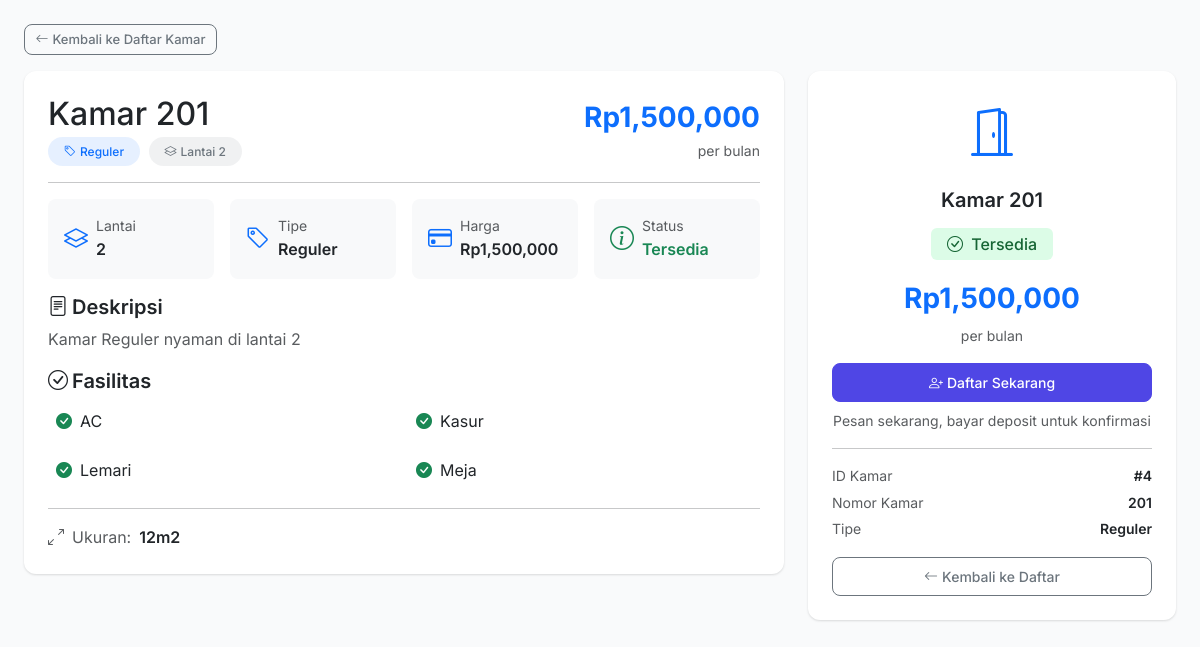
The page /onboarding/kamar/4 on the database as committed earlier.
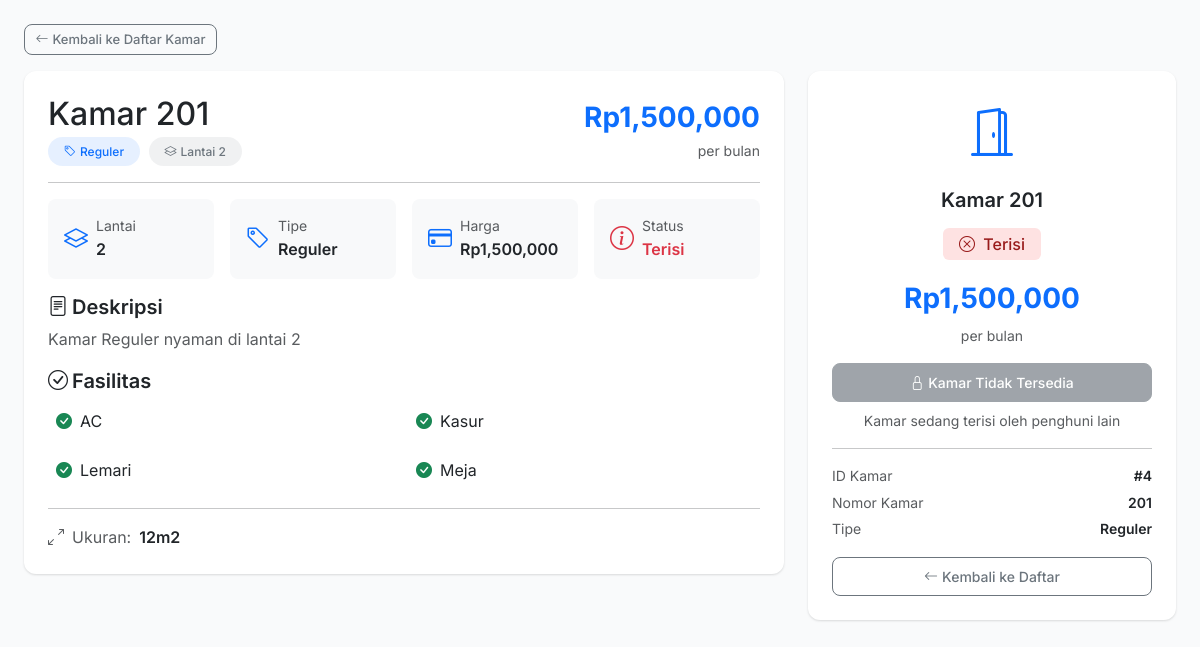
The same page on the database as committed later.
### models.py (models this page shows, shortened)
class Room(db.Model):
    __tablename__ = "rooms"
    id = db.Column(db.Integer, primary_key=True)
    nomor_kamar = db.Column(db.String(10), unique=True, nullable=False)
    lantai = db.Column(db.Integer, default=1)
    tipe = db.Column(db.String(50), default="Reguler")
    harga_per_bulan = db.Column(db.Float, nullable=False)
    ukuran = db.Column(db.String(50))
    fasilitas = db.Column(db.Text)
    status = db.Column(db.String(20), default="tersedia")
    deskripsi = db.Column(db.Text)
    created_at = db.Column(db.DateTime, default=datetime.utcnow)
    bookings = db.relationship("Booking", backref="room", lazy="dynamic")
    maintenance_requests = db.relationship("MaintenanceRequest", backref="room", lazy="dynamic")

### routes/onboarding.py (the view)
@onboarding_bp.route("/kamar/<int:id>")
def detail_kamar(id):
    room = Room.query.get_or_404(id)
    return render_template("onboarding/detail_kamar.html", room=room)

### app.py (called while the page is built)
def create_app():
    app = Flask(__name__)
    app.config.from_object("config.Config")
    db.init_app(app)
    login_manager.init_app(app)
    csrf.init_app(app)
    login_manager.login_view = "auth.login"
    login_manager.login_message = "Silakan login terlebih dahulu."
    from models import User
    @login_manager.user_loader
    def load_user(user_id):
        return User.query.get(int(user_id))
    @app.context_processor
    def inject_now():
        from datetime import datetime
        return {"now": datetime.now()}
    @app.context_processor
    def inject_utility():
        from datetime import date
        return {"date_today": date.today()}
    from routes import register_routes
    register_routes(app)
    with app.app_context():
        db.create_all()
    return app

### templates/onboarding/detail_kamar.html (shortened to what the changed rows need)
{% extends "base.html" %}
{% block content %}
<div class="row g-4">
    <div class="col-lg-8">
        <div class="card">
            <div class="card-body p-4">
                <div class="d-flex justify-content-between align-items-start mb-3">
                    <div>
                        <h2 class="mb-1">Kamar {{ room.nomor_kamar }}</h2>
                    </div>
                </div>
                <div class="row g-3 mb-3">
                    <div class="col-sm-6 col-md-3">
                        <div class="d-flex align-items-center gap-2 p-3 bg-light rounded-3">
                            <i class="bi bi-info-circle fs-4 text-{% if room.status == 'tersedia' %}success{% else %}danger{% endif %}"></i>
                            <div>
                                <div class="small text-muted">Status</div>
                                <div class="fw-semibold {% if room.status == 'tersedia' %}text-success{% else %}text-danger{% endif %}">
                                    {% if room.status == 'tersedia' %}Tersedia{% else %}Terisi{% endif %}
                                </div>
                            </div>
                        </div>
                    </div>
                </div>
            </div>
        </div>
    </div>
    <div class="col-lg-4">
        <div class="card sticky-top" style="top: 80px;">
            <div class="card-body p-4 text-center">
                <div class="mb-3">
                    <i class="bi bi-door-open text-primary" style="font-size: 3rem;"></i>
                </div>
                <h5 class="fw-semibold">Kamar {{ room.nomor_kamar }}</h5>
                <div class="my-3">
                    <span class="badge {% if room.status == 'tersedia' %}badge-success{% else %}badge-danger{% endif %} fs-6 px-3 py-2">
                        <i class="bi bi-{% if room.status == 'tersedia' %}check-circle{% else %}x-circle{% endif %} me-1"></i>
                        {% if room.status == 'tersedia' %}Tersedia{% else %}Terisi{% endif %}
                    </span>
                </div>
                <div class="fs-3 fw-bold text-primary mb-1">Rp{{ "{:,.0f}".format(room.harga_per_bulan) }}</div>
                <div class="text-muted small mb-3">per bulan</div>
                {% if room.status == 'tersedia' %}
                <a href="{{ url_for('onboarding.daftar', room_id=room.id) }}" class="btn btn-primary btn-lg w-100 mb-2">
                    <i class="bi bi-person-plus me-1"></i>Daftar Sekarang
                </a>
                <p class="small text-muted mb-0">Pesan sekarang, bayar deposit untuk konfirmasi</p>
                {% else %}
                <button class="btn btn-secondary btn-lg w-100 mb-2" disabled>
                    <i class="bi bi-lock me-1"></i>Kamar Tidak Tersedia
                </button>
                <p class="small text-muted mb-0">Kamar sedang terisi oleh penghuni lain</p>
                {% endif %}
                <hr class="my-3">
                <div class="text-start small">
                    <div class="d-flex justify-content-between mb-1">
                    </div>
                    <div class="d-flex justify-content-between mb-1">
                    </div>
                    <div class="d-flex justify-content-between">
                    </div>
                </div>
                <a href="{{ url_for('onboarding.lihat_kamar') }}" class="btn btn-outline-secondary w-100 mt-3">
                    <i class="bi bi-arrow-left me-1"></i>Kembali ke Daftar
                </a>
            </div>
        </div>
    </div>
</div>
{% endblock %}

Rows that differ between the two databases and show on the page:
changed Room "Reguler": status "tersedia" → "terisi" (drawn)
Other text that changed with them:
text no longer shown: "Tersedia Tersedia Daftar Sekarang Pesan sekarang, bayar deposit untuk konfirmasi"
text now shown: "Terisi Terisi Kamar Tidak Tersedia Kamar sedang terisi oleh penghuni lain"
